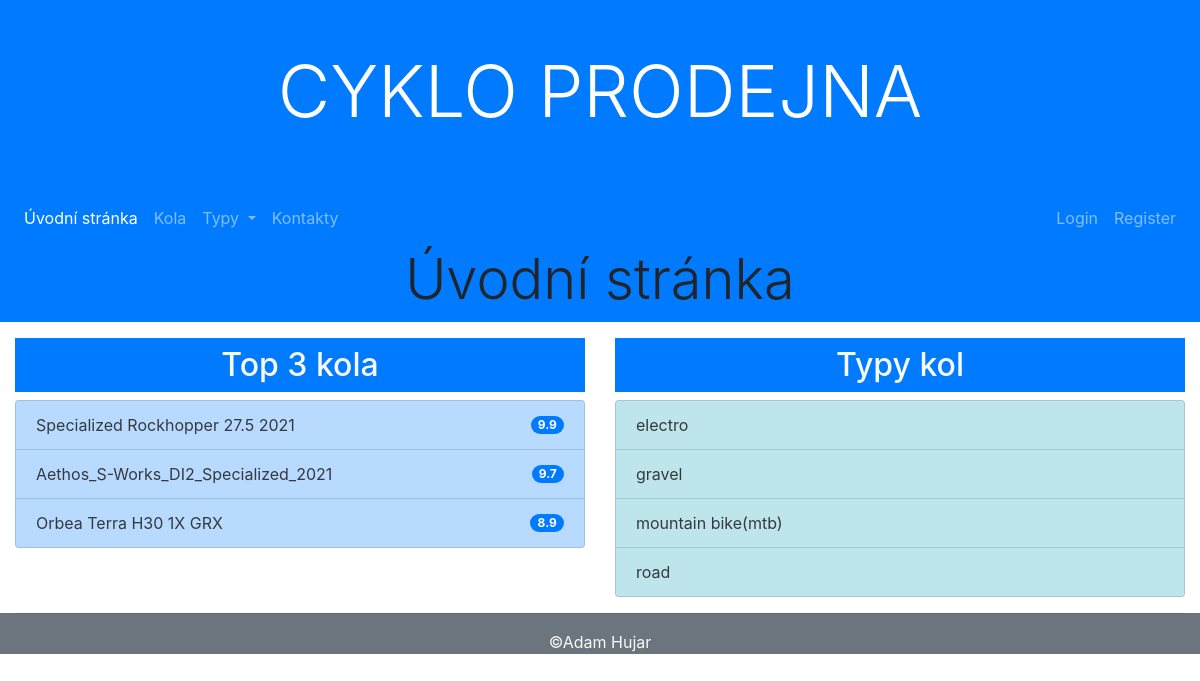
Screenshot of /bikes/ with the database file from the repository.
### bikes/models.py (models this page shows, shortened)
class Cyklo(models.Model):
    name = models.CharField(max_length=200, verbose_name="Name")
    type = models.ManyToManyField(Type, help_text='Select a type for this bike')
    picture = models.ImageField(upload_to=picture_path, blank=True, null=True, verbose_name="Picture")
    description = models.TextField(blank=True, null=True, verbose_name="Description")
    release_date = models.DateField(blank=True, null=True ,help_text="Please use the following format: <em>YYYY-MM-DD</em>.", verbose_name="Release date")
    rate = models.FloatField(null=True, default=5.0, validators=[MinValueValidator(1.0), MaxValueValidator(10.0)], help_text="Please enter an float value (range 1.0 -10.0)", verbose_name="Rate")
    class Meta:
        ordering = ["-release_date", "name"]

class Type(models.Model):
    bike_type = models.CharField(max_length=50, unique=True, verbose_name="Bike type", help_text='Enter a bike type (mtb, road, gravel etc)')
    class Meta:
        ordering = ["bike_type"]

### bikes/views.py (the view)
# urls.py: path('', views.index, name='index'),
def index(request):
    num_cyklos = Cyklo.objects.all().count()
    cyklos = Cyklo.objects.order_by('-rate')[:3]
    """ Do proměnné context, která je typu slovník (dictionary) uložíme hodnoty obou proměnných """
    context = {
        'num_cyklos': num_cyklos,
        'cyklos': cyklos
    }
    """ Pomocí metody render vyrendrujeme šablonu index.html a předáme ji hodnoty v proměnné context k zobrazení """
    return render(request, 'index.html', context=context)

### bikes/context_processors.py (called while the page is built)
def types(request):
    return {'types': Type.objects.all()}

### bikes/templates/index.html (shortened to what this page needs)
{% extends "base.html" %}
{% block content %}
<div class="row mb-3">
    <div class="col-sm-12 bg-primary">
        <h2 class="display-4 text-center">Úvodní stránka</h2>
    </div>
</div>
<div class="row">
    <div class="col-md-6">
        <h2 class="text-center bg-primary text-light p-2">Top 3 kola</h2>
        {% include "blocks/top_ten.html" %}
    </div>
    <div class="col-md-6">
        <h2 class="text-center bg-primary text-light p-2">Typy kol</h2>
        {% include "blocks/type_list.html" %}
    </div>
</div>
{% endblock %}

### bikes/templates/blocks/top_ten.html
<ol class="list-group">
    {% for cyklo in cyklos %}
    <li class="list-group-item list-group-item-primary d-flex justify-content-between align-items-center"><a class="text-dark" href="{% url 'cyklo-detail' cyklo.id %}">{{ cyklo.name }}</a> <span class="badge badge-pill badge-primary">{{ cyklo.rate }}</span></li>
    {% endfor %}
</ol>

### bikes/templates/blocks/type_list.html
<ul class="list-group">
    {% for type in types %}
    <li class="list-group-item list-group-item-info"><a class="text-dark" href="{% url 'cyklo_type' type.bike_type %}">{{ type.bike_type }}</a></li>
    {% endfor %}
</ul>

### rows the page displays
Cyklo: name "Specialized Rockhopper 27.5 2021", rate "9.9"
Cyklo: name "Aethos_S-Works_DI2_Specialized_2021", rate "9.7"
Cyklo: name "Orbea Terra H30 1X GRX", rate "8.9"
Type: bike_type "electro"
Type: bike_type "gravel"
Type: bike_type "mountain bike(mtb)"
Type: bike_type "road"
